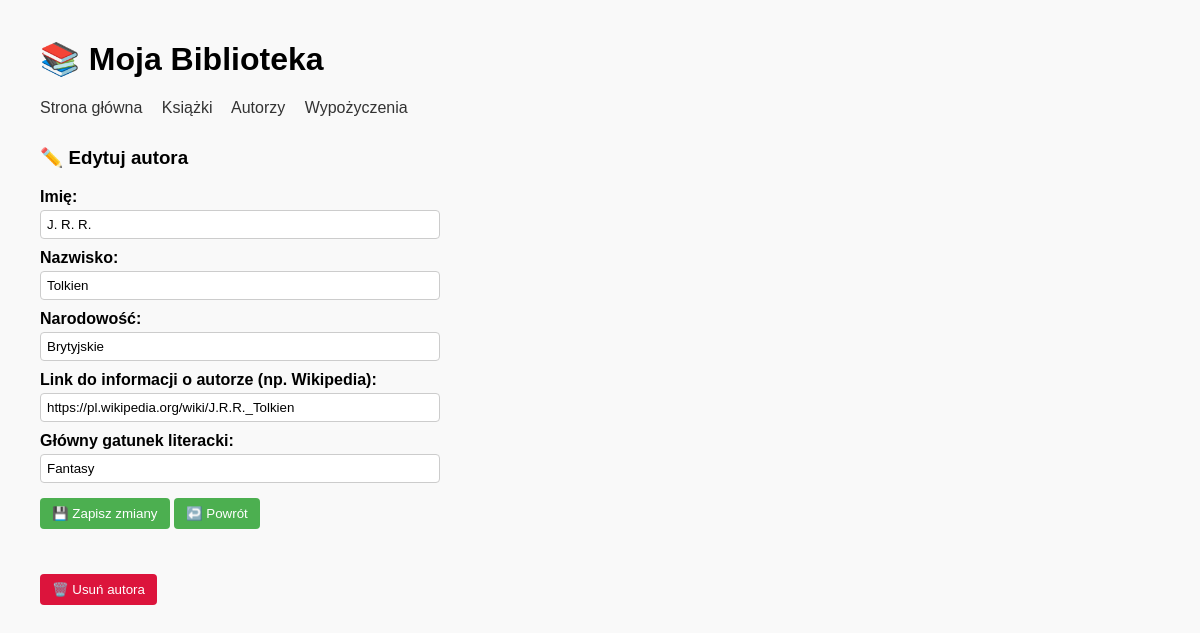
Page /authors/edit/2 on the committed database.
### app/models.py (models this page shows, shortened)
class Author(db.Model):
    __tablename__ = "authors"
    id = db.Column(db.Integer, primary_key=True)
    name = db.Column(db.String(100), nullable=False)
    surname = db.Column(db.String(100), nullable=False)
    nationality = db.Column(db.String(100))
    main_genre = db.Column(db.String(100))
    info_url = db.Column(db.String(300), nullable=True)
    books = db.relationship("Book", backref="author", lazy="dynamic")

### app/routes.py (the view, shortened to what this page needs)
@app.route("/authors/edit/<int:author_id>", methods=["GET", "POST"])
def edit_author(author_id):
    author = Author.query.get_or_404(author_id)
    return render_template("edit_author.html", author=author)

### app/templates/edit_author.html (shortened to what this page needs)
{% extends "base.html" %}
{% block content %}
<h3>✏️ Edytuj autora</h3>
<form method="POST">
    <label for="name">Imię:</label>
    <input type="text" name="name" value="{{ author.name }}" required><br>
    <label for="surname">Nazwisko:</label>
    <input type="text" name="surname" value="{{ author.surname }}" required><br>
    <label for="nationality">Narodowość:</label>
    <input type="text" name="nationality" value="{{ author.nationality }}"><br>
    <label for="info_url">Link do informacji o autorze (np. Wikipedia):</label>
    <input type="url" name="info_url" value="{{ author.info_url }}" placeholder="https://..."><br>
    <label for="main_genre">Główny gatunek literacki:</label>
    <input type="text" name="main_genre" value="{{ author.main_genre if author else '' }}">
    <button type="submit">💾 Zapisz zmiany</button>
    <a href="{{ url_for('authors') }}"><button type="button">↩️ Powrót</button></a>
</form>
<form method="POST" action="{{ url_for('delete_author', author_id=author.id) }}" onsubmit="return confirm('Czy na pewno chcesz usunąć tego autora?');">
    <button type="submit" style="background-color: crimson; color: white;">🗑️ Usuń autora</button>
</form>
{% endblock %}

### app/static/style.css (style rules this page uses)
body { font-family: Arial, sans-serif; margin: 40px; background-color: #f9f9f9; }
form:not(.filter-row) { max-width: 400px; margin-bottom: 30px; }
form label { display: block; margin-top: 10px; font-weight: bold; }
form input, form select { width: 100%; padding: 6px; margin-top: 4px; box-sizing: border-box; border: 1px solid #ccc; border-radius: 4px; }
form button { margin-top: 15px; padding: 8px 12px; background-color: #4CAF50; color: white; border: none; border-radius: 4px; cursor: pointer; }

### rows in the picture
Author: name "J. R. R.", surname "Tolkien", nationality "Brytyjskie", info_url "https://pl.wikipedia.org/wiki/J.R.R._Tolkien", main_genre "Fantasy"
